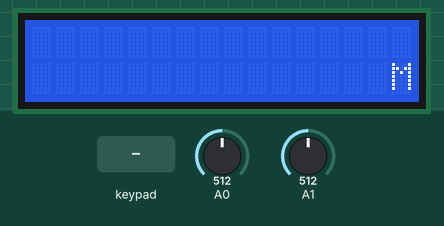
This sketch was run on a simulated Arduino Uno, built with avr-gcc and run on an emulated ATmega328P. On the bench: 16×2 character LCD. The inputs (shaded band) are chosen by the test bench; at power-on: A0 = 512, A1 = 512.

Above: at 1.2 s.
1.3 s: keypad keys 7 + 5 = pressed 0.4 s apart
At 2.9 s:
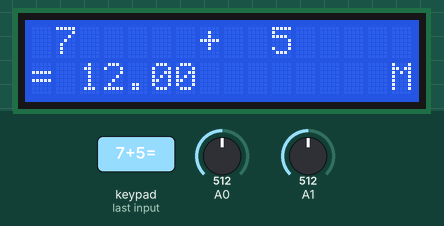
4.4 s: keypad keys 6 * 7 = pressed 0.4 s apart
At 6.5 s:
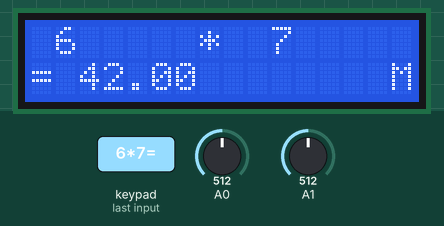
7.5 s: keypad keys 8 / 2 = pressed 0.4 s apart
At 10.2 s:
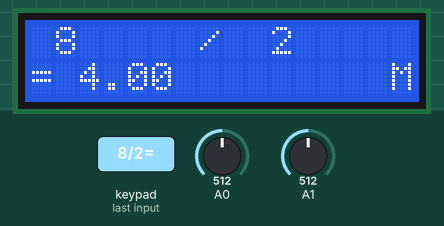
10.6 s: keypad keys 9 - 4 = pressed 0.4 s apart
At 13.1 s:
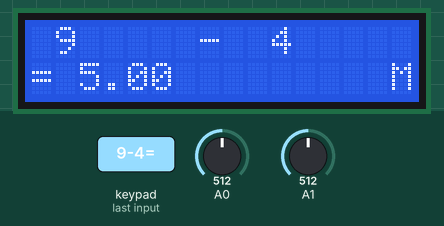
13.7 s: key '1' pressed
At 14.6 s:
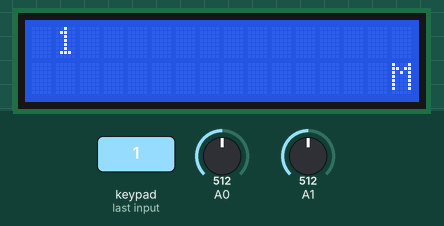
15.2 s: key '2' pressed
At 15.7 s:
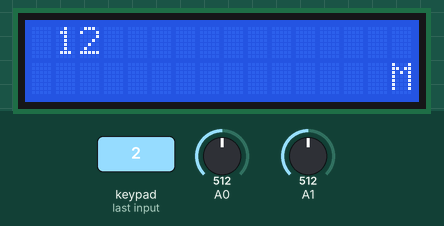
Timing chart, 0 to 17.7 s (numbered marks = the images above; inputs shaded):
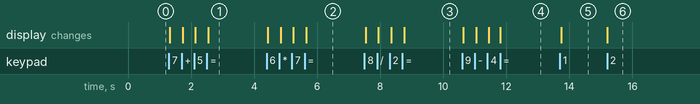

The sketch:

calculadora_v0_41.ino
```cpp
#include <Keypad.h>
#include <LiquidCrystal.h>
#include <string.h>
#define BOTON_OFF 0
#define M1 1
#define M2 2

#define FILA_OPERANDOS 0
#define COLUMNA_PRIMER_OPERANDO 0
#define COLUMNA_SEGUNDO_OPERANDO 9

#define FILA_RESULTADO 1
#define COLUMNA_RESULTADO 0

#define FILA_M 1
#define COLUMNA_M 15

#define COLUMNA_FIN 16

#define	MIN_M1 -99999
#define MAX_M1 99999

#define POS_SIGNO_OPERANDO1 0
#define POS_SIGNO_OPERANDO2 9

#define POS_OPERANDO1 1
#define POS_OPERANDO2 10

LiquidCrystal lcd(0, 1, 2, 3, 4, 13);

char operando1[6];
char operando2[6];
char operador;
double numero1;
double numero2;
double resultado;
double numeroEnM1;
int i = 0;
int flagOperando1 = 1;
int flagOperando2 = 0;
int flagOperador = 0;
int flagResultado = 0;
int flagNuevaOperacion = 0;
int flagMemoriaOcupada = 0;
int flagResultadoEnPantalla = 0;
int flagResultadoErroneo = 0;
int hayNumero = 0;
int contadorSignoNegativo = 0;

const byte ROWS = 4;
const byte COLS = 4;
char keys[ROWS][COLS] = { { '1', '2', '3', '+'},
			  { '4', '5', '6', '-'},
			  { '7','8', '9', '*' },
			  { '_', '0', '=', '/'} };

byte rowPins[ROWS] = { 12, 11, 10, 9 };
byte colPins[COLS] = { 8, 7, 6, 5 };

Keypad keypad = Keypad(makeKeymap(keys), rowPins, colPins, ROWS, COLS);

void setup() {
	lcd.begin(16, 2);
	lcd.setCursor(0, 0);
	pinMode(A0, INPUT);
	pinMode(A1, INPUT);
}

int botonAntes = 0;

void loop() {

	int botonAhora = LeerBoton();
	if (botonAhora && !botonAntes) { //M1
		if (botonAhora == M1 && !flagResultadoErroneo) {
			aplicarM1();
		}
		//M2
		else if (botonAhora == M2 && flagMemoriaOcupada) {
			aplicarM2();
		}
	}
	botonAntes = botonAhora;
	//////////////------------>INGRESO E INICIO DE OPERACIONES<------------/////////////////////////

	char key = keypad.getKey();

	if (key != NO_KEY) {
		if (flagNuevaOperacion && isdigit(key)) {
			lcdLimpiarSalvoM();

			flagNuevaOperacion = 0;
			contadorSignoNegativo = 0;
			flagResultadoEnPantalla = 0;
			flagOperando1 = 1;
		}
		//////////////------------>PRIMER OPERANDO<------------/////////////////////////
		if (flagOperando1) {
			ingresarOperandos(POS_OPERANDO1, POS_SIGNO_OPERANDO1, operando1, 1,
					key);
		}

		//////////////------------>OPERADORES (+-*/)<------------/////////////////////////
		if (!isdigit(key) && key != '=' && key != '_' && flagOperador) {
			operador = key;
			lcdImprimirCaracteres(0, 7, (String) operador);
			flagOperando1 = 0;
			flagOperando2 = 1;
			i = 0;
			contadorSignoNegativo = 0;
			hayNumero = 0;
			flagOperador = 0;
		}
		//////////////------------>SEGUNDO OPERANDO<------------/////////////////////////
		if (flagOperando2) {
			ingresarOperandos(POS_OPERANDO2, POS_SIGNO_OPERANDO2, operando2, 2,
					key);
		}

		/////////////////////////////------------>RESULTADO<------------//////////////////////////////
		if (key == '=' && flagResultado) {
			if (RealizarOperacionMatematica(operador)) {
				lcdImprimirCaracteres(FILA_RESULTADO, COLUMNA_RESULTADO, "Math error");
				flagResultadoErroneo = 1;
			} else {
				lcdLimpiar(FILA_RESULTADO, COLUMNA_RESULTADO, COLUMNA_M);
				lcdImprimirCaracteres(FILA_RESULTADO, COLUMNA_RESULTADO, "=");
				lcdImprimirResultadoEnDouble(FILA_RESULTADO, COLUMNA_RESULTADO + 2, resultado);
			}

			LimpiarArrayNumero(operando1);
			LimpiarArrayNumero(operando2);

			flagOperando2 = 0;
			flagResultado = 0;
			i = 0;
			flagNuevaOperacion = 1;
			flagResultadoEnPantalla = 1;
		}
	}

	delay(50);
}

//////////////------------>FUNCIONES<------------/////////////////////////

///  @brief
///
/// @return
int LeerBoton() //jumboCheck
{
	int lectura = BOTON_OFF;
	int boton_1 = analogRead(A0);
	int boton_2 = analogRead(A1);
	if (boton_1) {
		lectura = M1;
	} else if (boton_2) {
		lectura = M2;
	}
	return lectura;
}
/// @brief Vacia las posiciones dentro del array
///
/// @param numero es el array a recorrer.
void LimpiarArrayNumero(char numero[]) {
	for (int i = 0; i < 6; i++) {
		numero[i] = '\0';
	}
}
/// @brief Borra caracteres impresos en el LCD
///exceptuando la ultima celda de la fila 1, conservando el marcador de memoria
void lcdLimpiarSalvoM() {
	lcdLimpiar(FILA_OPERANDOS, COLUMNA_PRIMER_OPERANDO, COLUMNA_FIN);
	lcdLimpiar(FILA_RESULTADO, COLUMNA_RESULTADO, COLUMNA_M);
}
/// @brief Permite asignar las posiciones de las celdas
///del inicio al fin que seran limpiadas
/// @param fila asigna la fila a limpiar
/// @param columnaInicio asigna la primera posicion dentro de la fila
/// @param columnaFin asigna la ultima posicion dentro de la fila
void lcdLimpiar(int fila, int columnaInicio, int columnaFin) {
	for (int i = columnaInicio; i < columnaFin; i++) {
		lcd.setCursor(i, fila);
		lcd.print(' ');
	}
}
/// @brief Imprime caracteres asignando la primera posicion
/// en referencia a fila/columna
/// @param fila asigna la fila a imprimir
/// @param columna asigna la primera posicion a imprimir dentro de la fila
/// @param dato Son los caracteres a imprimir en forma de String
void lcdImprimirCaracteres(int fila, int columna, String dato) {
	lcd.setCursor(columna, fila);
	lcd.print(dato);
}
/// @brief Imprime caracteres numericos asignando la primera posicion
/// en referencia a fila/columna
/// @param fila asigna la fila a imprimir
/// @param columna asigna la primera posicion a imprimir dentro de la fila
/// @param dato Son los caracteres a imprimir en forma de numero Long
void lcdImprimirNum(int fila, int columna, long dato) {
	lcd.setCursor(columna, fila);
	lcd.print(dato);
}
/// @brief Imprime caracteres numericos asignando la primera posicion
/// en referencia a fila/columna
/// @param fila asigna la fila a imprimir
/// @param columna asigna la primera posicion a imprimir dentro de la fila
/// @param dato Son los caracteres a imprimir en forma de numero Double
void lcdImprimirResultadoEnDouble(int fila, int columna, double dato) {
	lcd.setCursor(columna, fila);
	lcd.print(dato);
}
/// @brief Recibe dos parametros numericos a sumar.
///	Asigna el valor a un puntero resultado
/// @param n1 representa el valor del primer sumando
/// @param n2 representa el valor del segundo sumando
/// @param resultado es el valor resultante de la operacion.
void SumarOperandos(double n1, double n2, double *resultado) {
	*resultado = n1 + n2;
}
/// @brief Recibe dos parametros numericos a restar.
///	Asigna el valor a un puntero resultado
/// @param n1 representa el valor del  minuendo
/// @param n2 representa el valor del  sustraendo
/// @param resultado es el valor resultante de la operacion.
void RestarOperandos(double n1, double n2, double *resultado) {
	*resultado = n1 - n2;
}
/// @brief Recibe dos parametros numericos a multiplicar.
///	Asigna el valor a un puntero resultado
/// @param n1 representa el valor del  multiplicando
/// @param n2 representa el valor del  multiplicador
/// @param resultado es el producto de la operacion.
void MultiplicarOperandos(double n1, double n2, double *resultado) {
	*resultado = n1 * n2;
}
/// @brief Recibe dos parametros numericos a dividir.
///	Asigna el valor a un puntero resultado
///  Asigna resultado del cociente de la operacion a traves de puntero.
/// @param n1 representa el valor del  dividendo
/// @param n2 representa el valor del  divisor
/// @param zerDivisionError retorna 0 si es efectivo y 1 ante falla.
int DividirPrimeroPorSegundo(double dividendo, double divisor,
		double *resultado) {
	int zeroDivisionError = 1;
	if (divisor != 0) {
		*resultado = dividendo / divisor;
		zeroDivisionError = 0;
	}
	return zeroDivisionError;
}
/// @brief Recibe por parametro el operador.
/// Asigna referente al operador la operacion pertinente a realizar
/// @param operador el operador asignado para la operacion
/// @return en caso de una operacion fallida devuelve 1
/// en lugar de asignar los valores correspondientes a la operacion
/// por puntero.
int RealizarOperacionMatematica(char operador) {
	int error = 0;
	switch (operador) {
	case '+':	//suma
		SumarOperandos(numero1, numero2, &resultado);
		break;

	case '-':	//resta
		RestarOperandos(numero1, numero2, &resultado);
		break;

	case '*':	//multiplicación
		MultiplicarOperandos(numero1, numero2, &resultado);
		break;

	case '/':	//división
		error = DividirPrimeroPorSegundo(numero1, numero2, &resultado);
		break;
	}
	return error;
}
/// @brief
///Evalua el valor registrado en el operando1/operando2/resultado
///validando o invalidando la posibilidad de guardarlo en memoria
/// para posterior uso. En caso de un guardado exitos imprime el caracter M en pantalla.
/// Caso contrario por imposibilidad presenta mensaje de error.
/// La limitacion es referente a la incapacidad de imprimir numeros de mas de 5 cifras por operando.
void aplicarM1() {
	if (resultado > MAX_M1 || resultado < MIN_M1) {
		lcdLimpiar(FILA_RESULTADO, COLUMNA_RESULTADO, COLUMNA_M);
		lcdImprimirCaracteres(FILA_RESULTADO, COLUMNA_RESULTADO, "OUT OF MEMORY");
		resultado = 0;
	} else {
		lcdImprimirCaracteres(FILA_M, COLUMNA_M, "M");

		if (flagOperando1) {
			numeroEnM1 = numero1;
			flagMemoriaOcupada = 1;
		} else if (flagOperando2) {
			numeroEnM1 = numero2;
			flagMemoriaOcupada = 1;
		} else if (flagResultadoEnPantalla) {
			numeroEnM1 = resultado;
			flagMemoriaOcupada = 1;
		}
	}
}
/// @brief Permite imprimir el valor almacenado en memoria en la posicion del primer y/o segundo operando
///dependiendo cual sea el operando activo.
///Previo a la impresion en caso de ser utilizado como primer operando limpia
///todo lo impreso en pantalla salvo el indicador de memoria ocupada.
/// Reestablece el estado original de las flags para iniciar un nuevo ciclo.
void aplicarM2() {
	if (flagOperando1 || flagResultadoEnPantalla)//condicion para escribir en el lugar del primer operando
			{
		lcdLimpiar(FILA_OPERANDOS, COLUMNA_PRIMER_OPERANDO, COLUMNA_FIN);//limpia la sección de los operandos y operador.
		lcdLimpiar(FILA_RESULTADO, COLUMNA_RESULTADO, COLUMNA_M);//limpia la sección del resultado, salvo la ultima celda que está imprimiendo M.

		//Imprime el valor guardado en memoria de M en el primer operando:
		if (numeroEnM1 < 0) {
			lcdImprimirNum(FILA_OPERANDOS, COLUMNA_PRIMER_OPERANDO,
					(long) numeroEnM1);	//Si es negativo, se imprime el numero desde la primer celda con su signo.
		} else {
			lcdImprimirNum(FILA_OPERANDOS, COLUMNA_PRIMER_OPERANDO + 1,
					(long) numeroEnM1);	//Si es positivo, se saltea la primer celda, ya que ésta está reservada para el signo.
		}
		numero1 = numeroEnM1;
		flagOperando1 = 0;
		flagOperador = 1;
		flagResultadoEnPantalla = 0;
		flagNuevaOperacion = 0;
	} else if (flagOperando2)//condicion para escribir en el lugar del segundo operando
	{
		lcdLimpiar(FILA_OPERANDOS, COLUMNA_SEGUNDO_OPERANDO, COLUMNA_FIN);//limpia la sección del segundo operando.

		//Imprime M en el segundo operando:
		if (numeroEnM1 < 0) {
			lcdImprimirNum(FILA_OPERANDOS, COLUMNA_SEGUNDO_OPERANDO,
					(long) numeroEnM1);	//Si es negativo, se imprime el numero desde la primer celda con su signo.
		} else {
			lcdImprimirNum(FILA_OPERANDOS, COLUMNA_SEGUNDO_OPERANDO + 1,
					(long) numeroEnM1);	//Si es positivo, se saltea la primer celda, ya que ésta está reservada para el signo.
		}
		numero2 = numeroEnM1;
		flagOperando2 = 0;
		flagResultado = 1;
	}
}
/// @briefPermite asignar valores al operando activo.
///
/// @param posicionOperando Establece la ubicacion del primer element dentro de la fila
/// @param posicionSigno Establece la ubicacion del signo dentro de la fila
/// @param NumOperando Establece el array del operando pertinente.
/// @param OpcOperando Establece el operando activo con sus respectivas flags
/// @param key el caracter a asignar en el array dentro de la posicion correspondiente a la iteracion.
void ingresarOperandos(int posicionOperando, int posicionSigno,char *NumOperando, int OpcOperando, char key) {
	if (i < 6 && (isdigit(key) || key == '_')) {
		if (OpcOperando == 1) {
			flagResultadoErroneo = 0;
		}		//DIFERENTE OP1

		if (key == '_' && hayNumero) {
			contadorSignoNegativo++;
		} else if (isdigit(key) && i < 5) {
			lcdImprimirCaracteres(0, posicionOperando + i, (String) key);		//1
			NumOperando[i] = key;
			i++;
			hayNumero = 1;
			if (OpcOperando == 1) {
				flagOperador = 1;
			}		//DIFERENCIAL OPERADOR1
			else {
				flagResultado = 1;
			}		//DIFERENCIAL OPERADOR2
		}

		if (contadorSignoNegativo % 2 == 1 && hayNumero) {
			lcdImprimirCaracteres(0, posicionSigno, "-");
			if (OpcOperando == 1) {
				numero1 = atof(NumOperando) * -1; /////Convierto string a double neg
			} else if (OpcOperando == 2) {
				numero2 = atof(NumOperando) * -1; /////Convierto string a double neg

			}
		} else if (contadorSignoNegativo % 2 == 0 && hayNumero) {
			lcdImprimirCaracteres(0, posicionSigno, " ");

			if (OpcOperando == 1) {
				numero1 = atof(NumOperando); /////Convierto string a double
			} else if (OpcOperando == 2) {
				numero2 = atof(NumOperando); /////Convierto string a double
			}
		}
	}
}
```

Measured:
- after the input at 1.3 s, the display: first changes at once (image 1 shows a later state)
- after the input at 4.4 s, the display: first changes at once (image 2 shows a later state)
- after the input at 7.5 s, the display: first changes at once (image 3 shows a later state)
- after the input at 10.6 s, the display: first changes at once (image 4 shows a later state)
- after the input at 13.7 s, the display: changes at once (image 5)
- after the input at 15.2 s, the display: changes at once (image 6)
